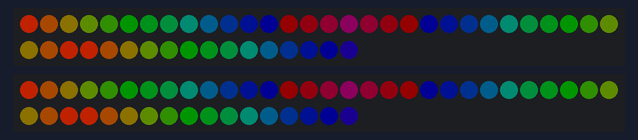
Bench run of a sketch on a simulated Arduino Uno, built with avr-gcc and run on an emulated ATmega328P. Parts: 2 × 47 RGB LEDs in strip order, left to right, continuing on the next row. Dim RGB values are drawn brighter than linear; random numbers use the default seed unless the sketch sets one.

Above: at 0.16 s.
At 1.09 s:
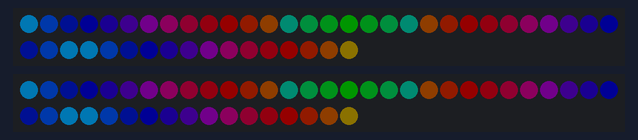
At 5.98 s:
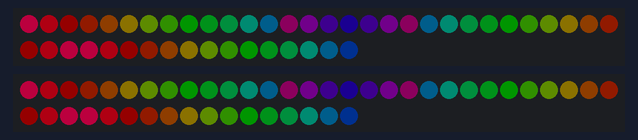
At 12.23 s:
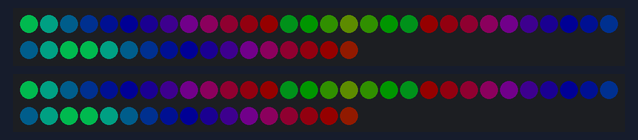
At 24.23 s:
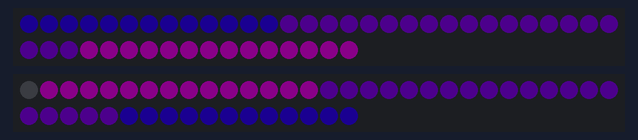
At 37.01 s:
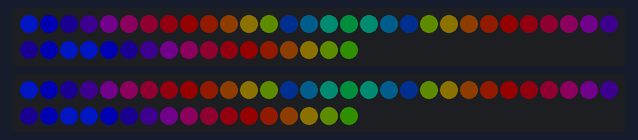

The sketch:

wave_on_sliced_strip.ino
```cpp
#include <Adafruit_NeoPixel.h>
#include <avr/power.h>
// generates advencing wave - the power is function of the index - the same pixel will always be with the same power

// Which pin on the Arduino is connected to the NeoPixels?
#define PIN            6
#define PIN_1           5

// How many NeoPixels are attached to the Arduino?
#define NUMPIXELS       13
#define NUMPIXELS2      20
#define NUMPIXELS3      14

#define POWER 20 // the vase power of the leds

#define UNCONNECTED_ANALOG_PIN 0// for random seed

Adafruit_NeoPixel pixels = Adafruit_NeoPixel(NUMPIXELS+NUMPIXELS2+NUMPIXELS3, PIN, NEO_GRB + NEO_KHZ800);
Adafruit_NeoPixel pixels2 = Adafruit_NeoPixel(NUMPIXELS+NUMPIXELS2+NUMPIXELS3, PIN_1, NEO_GRB + NEO_KHZ800);


int max_pix;
int fire_pix[6][6]; // [line][color_in_line]

void setup() {
  Serial.begin(9600);
    pixels.begin(); // This initializes the NeoPixel library.
    pixels2.begin(); // This initializes the NeoPixel library.
    max_pix = max(NUMPIXELS,NUMPIXELS2);
    max_pix = max(max_pix,NUMPIXELS3);
    randomSeed(analogRead(UNCONNECTED_ANALOG_PIN));


}
/////////////////////////////////////////////////////////////////
void loop() {
/////////////////////////////////////////////////////////////////
   startGradiant(1,0,20,10); // gradiant without powered led startGradiant(int color_jump, int power_jump,int delayval, int num_of_cycles)
//  startGradiant(0,1,5,10); // up and down powered led
//  startFire(50,10000); //startFire(delay_time, time_left)
   startWings(60,10000,17); //startWings(int delay_time, int time_left, int num_of_colors)

}

/////////////////////////////////////////////////////////////////
void startWings(int delay_time, int time_left, int num_of_colors) {
/////////////////////////////////////////////////////////////////
   int j=0;
   clearAll();
   while (time_left > 0) {
    setWingLine(getColor(j,POWER,num_of_colors),NUMPIXELS,0);
    setWingLine(getColor(j+1,POWER,num_of_colors),NUMPIXELS2,NUMPIXELS);
    setWingLine(getColor(j+2,POWER,num_of_colors),NUMPIXELS3,NUMPIXELS+NUMPIXELS2);
    delay(delay_time);
    time_left -= delay_time;
    showPixels();
    j++;
  }

}

/////////////////////////////////////////////////////////////////
void setWingLine(uint32_t color, int num_of_pixels, int start_pixel) {
/////////////////////////////////////////////////////////////////
    //Serial.println(start_pixel);
    //Serial.println(num_of_pixels);
    for (int i = start_pixel ; i<start_pixel+num_of_pixels; i++) {
      //Serial.println(i);
      addPixel(i,color ,1); //FIRST STRIP
      addPixel(NUMPIXELS+NUMPIXELS2+NUMPIXELS3-i,color ,2); //SECOND STRIP
    }
}

/////////////////////////////////////////////////////////////////
void startFire(int delay_time, int time_left) {
/////////////////////////////////////////////////////////////////
  while (time_left > 0) {
    clearAll();
    // STRIP 1
      //LINE 1
    int base_pix = 0;
    int max_led = NUMPIXELS;
    addFireLine(max_led,fire_pix[0],base_pix,1,1);

      //LINE 2
    base_pix = NUMPIXELS+NUMPIXELS2-1;
    max_led = NUMPIXELS2;
    addFireLine(max_led,fire_pix[1],base_pix,-1,1);

      //LINE 3
    base_pix = NUMPIXELS+NUMPIXELS2;
    max_led = NUMPIXELS3;
  //  Serial.println(fire_pix[2][0]);
    addFireLine(max_led,fire_pix[2],base_pix,1,1);


    // STRIP 2
      //LINE 1
    base_pix = 0;
    max_led = NUMPIXELS;
    addFireLine(max_led,fire_pix[0],base_pix,1,2);

      //LINE 2
    base_pix = NUMPIXELS+NUMPIXELS2-1;
    max_led = NUMPIXELS2;
    addFireLine(max_led,fire_pix[1],base_pix,-1,2);

      //LINE 3
    base_pix = NUMPIXELS+NUMPIXELS2;
    max_led = NUMPIXELS3;
    addFireLine(max_led,fire_pix[2],base_pix,1,2);

    showPixels();
    delay(delay_time);
    time_left -= delay_time;
  }
}
/////////////////////////////////////////////////////////////////
void addFireLine(int max_led,int * fire_pix,int base_pix,int dir,int strip) {
/////////////////////////////////////////////////////////////////
  addFireColor(pixels.Color(0,0,POWER),0,max_led/3,fire_pix[0],base_pix,dir,strip); // blue
  fire_pix[1] = max(fire_pix[0],fire_pix[1]);
  addFireColor(pixels.Color(0,0.7*POWER,0.3*POWER),fire_pix[0],2*max_led/3,fire_pix[1],base_pix,dir,strip);  // turqiz
  fire_pix[2] = max(fire_pix[1],fire_pix[2]);
  addFireColor(pixels.Color(0.5*POWER,0.5*POWER,0),fire_pix[1],max_led,fire_pix[2],base_pix,dir,strip); //yellow
  fire_pix[3] = max(fire_pix[2],fire_pix[3]);
  addFireColor(pixels.Color(POWER,0,0),fire_pix[2],max_led,fire_pix[3],base_pix,dir,strip); //red

}
/////////////////////////////////////////////////////////////////
void addFireColor(uint32_t color, int start,int max_pix,int &fire_pix,int base_pix,int dir,int strip) {
/////////////////////////////////////////////////////////////////
  long randNumber;
  randNumber = random(-1,2);
//  Serial.println(randNumber);
  int color_end = fire_pix+randNumber;
//  if (dir == -1) {
  //  Serial.println(color_end);
 // }
  if (color_end<start) {
      color_end = start+1;
  }
  if (color_end>max_pix) {
    color_end = max_pix;
  }
 // Serial.println(max_pix);
  fire_pix=color_end;
//  color_end = color_end + base_pix;
//  start = start + base_pix;
  for (int i = start; i < color_end ; i++) {
    int index;
    if (base_pix != 0) {
      if (dir == -1) {
        index = base_pix-i;
      } else {
        index = base_pix+i;
      }
    } else {
      index = i;
    }
    addPixel(index, color, strip);
  }
}

/////////////////////////////////////////////////////////////////
void clearAll() {
/////////////////////////////////////////////////////////////////
  for (int i=0; i<NUMPIXELS+NUMPIXELS2+NUMPIXELS3; i++) {
    addPixel(i,pixels.Color(0,0,0),0);
  }

}
/////////////////////////////////////////////////////////////////
// startGradiant
// color_jump - each iteration the color will move this amount of pixels
// power_jump - each iteration the led with more power will move this amount of pixels
// delayval - the delay between to iterations
// num_of_cycel - number of cycles that the function will run
/////////////////////////////////////////////////////////////////
void startGradiant(int color_jump, int power_jump,int delayval, int num_of_cycles) {
/////////////////////////////////////////////////////////////////
  int color_i =0;
  int power_i = 0;
  int color_add =color_jump;
  int power_add =power_jump;
  for (int a =1 ; a<2*max_pix*num_of_cycles;a++) { // number of cycles it will run
//    Serial.println(power_i);
    //    Serial.println(max_pix);
    color_i = color_i +color_add;
    power_i = power_i + power_add;
    if (color_i >= max_pix) {
        color_add = -color_jump;
    } else if (color_i <= 0) {
        color_add = color_jump;
    }
    if (power_i > max_pix) {
      power_add = -power_jump;
    } else if (power_i <= 0) {
      power_add = power_jump;
    }
    gradiant(color_i,power_i,0,0);
    int delay_val;
    if (a%max_pix >= max_pix-5) {
      delay_val = 1.5*delayval;
    } else {
      delay_val = delayval;
    }
    delay(delay_val); // Delay for a period of time (in milliseconds).
//    Serial.print(power_i);
//    Serial.print(" ");
//    Serial.println(color_i);
  }
}
/////////////////////////////////////////////////////////////////
// gradiant:
//   color_i - color changing from the index base color (for color movement)
//   power_i - the led index to be whith more power
//   strip - 0 - both strips; 1 - strip 1; 2 - strip 2
//   line  - 0 - all the lines ; 1 - line 1; 2 - line 2; 3- line 3
/////////////////////////////////////////////////////////////////
void gradiant(int color_i,int power_i,int strip,int line) {
/////////////////////////////////////////////////////////////////
 for(int i=0;i<max_pix;i++){
  //  int power = sin(PI*(float)((i%WAVE_WIDTH)+1)/(WAVE_WIDTH+1))*50;
    int power = POWER;
 //   Serial.println(i);
    int power_tmp;
    if (i==power_i+1 || i==power_i-1) {
      power_tmp=power+40;
   //   Serial.println(i);
    } else if (i==power_i) {
      power_tmp=power+80;
    } else {
      power_tmp=power;
    }

    // FIRST LINE
    if (i<NUMPIXELS && line == 1 || line == 0) {
      addPixel(i, getColor(i+color_i,power_tmp,max_pix),strip);
    }

    // SECOND LINE
    int index= NUMPIXELS+NUMPIXELS2-1-i;
    if (index>=NUMPIXELS && line == 2 || line == 0) {
	  addPixel(index, getColor(i+color_i,power_tmp,max_pix),strip);
    }


    // THIRD LINE
    if (line == 3 || line == 0) {
      index= NUMPIXELS+NUMPIXELS2+i;
      addPixel(index, getColor(i+color_i,power_tmp,max_pix),strip);
    }
  }
  showPixels();

}

/////////////////////////////////////////////////////////////////
uint32_t getColor(int i, int power, int max_pix) {
/////////////////////////////////////////////////////////////////
  i = i%max_pix;
  if (i<max_pix/3) {
       int p = i*3*power/max_pix;
//         Serial.print(p);
//         Serial.println(power);
       return pixels.Color(power-p,p,0);
  } else if (i <2*max_pix/3) {
      // int p = i*3*power/(2*max_pix);
       int p = (i-max_pix/3)*3*power/max_pix;
       //Serial.println(power);
       //Serial.println(p);
       return pixels.Color(0,power-p,p);
  } else {
       //int p = i*power/max_pix;
       int p = (i-2*max_pix/3)*3*power/max_pix;
       return pixels.Color(p,0,power-p);
  }
}

/////////////////////////////////////////////////////////////////
void showPixels() {
/////////////////////////////////////////////////////////////////
   pixels.show(); // This sends the updated pixel color to the hardware.
   pixels2.show(); // This sends the updated pixel color to the hardware.
}

/////////////////////////////////////////////////////////////////
void addPixel(int i, uint32_t color,int strip) {
/////////////////////////////////////////////////////////////////
   switch (strip) {
     case 0:
          pixels.setPixelColor(i, color);
          pixels2.setPixelColor(i, color);
          break;
     case 1:
          pixels.setPixelColor(i, color);
          break;
     case 2:
          pixels2.setPixelColor(i, color);
          break;
   }
}
```
